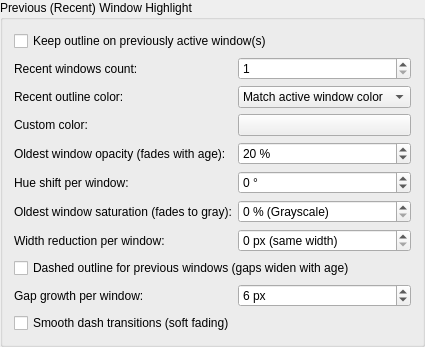
        <widget class="QGroupBox" name="groupRecentWindow">
         <property name="title">
          <string>Previous (Recent) Window Highlight</string>
         </property>
         <layout class="QFormLayout" name="formLayoutRecentWindow">
          <item row="0" column="0" colspan="2">
           <widget class="QCheckBox" name="kcfg_HighlightRecentWindow">
            <property name="text">
             <string>Keep outline on previously active window(s)</string>
            </property>
            <property name="toolTip">
             <string>Draws a subdued outline around recent windows to help track focus history when multitasking or tiling windows.</string>
            </property>
           </widget>
          </item>
          <item row="1" column="0">
           <widget class="QLabel" name="label_recentWindowsCount">
            <property name="text">
             <string>Recent windows count:</string>
            </property>
            <property name="toolTip">
             <string>How many previously focused windows to highlight (1–5).</string>
            </property>
           </widget>
          </item>
          <item row="1" column="1">
           <widget class="QSpinBox" name="kcfg_RecentWindowsCount">
            <property name="toolTip">
             <string>How many previously focused windows to highlight (1–5).</string>
            </property>
            <property name="minimum">
             <number>1</number>
            </property>
            <property name="maximum">
             <number>5</number>
            </property>
            <property name="value">
             <number>1</number>
            </property>
           </widget>
          </item>
          <item row="2" column="0">
           <widget class="QLabel" name="label_recentWindowColorMode">
            <property name="text">
             <string>Recent outline color:</string>
            </property>
           </widget>
          </item>
          <item row="2" column="1">
           <widget class="QComboBox" name="kcfg_RecentWindowColorMode">
            <item>
             <property name="text">
              <string>Match active window color</string>
             </property>
            </item>
            <item>
             <property name="text">
              <string>Custom static color</string>
             </property>
            </item>
           </widget>
          </item>
          <item row="3" column="0">
           <widget class="QLabel" name="label_recentWindowCustomColor">
            <property name="text">
             <string>Custom color:</string>
            </property>
           </widget>
          </item>
          <item row="3" column="1">
           <widget class="KColorButton" name="kcfg_RecentWindowCustomColor">
            <property name="alphaChannelEnabled">
             <bool>true</bool>
            </property>
            <property name="color">
             <color alpha="255">
              <red>127</red>
              <green>140</green>
              <blue>141</blue>
             </color>
            </property>
           </widget>
          </item>
          <item row="4" column="0">
           <widget class="QLabel" name="label_recentWindowOpacity">
            <property name="text">
             <string>Oldest window opacity (fades with age):</string>
            </property>
            <property name="toolTip">
             <string>Sets the minimum outline opacity reached by the oldest window in the focus history (e.g. 20%). Each window in history fades progressively with age, linearly interpolating between 100% (active window) down to this floor for the oldest window.</string>
            </property>
           </widget>
          </item>
          <item row="4" column="1">
           <widget class="QSpinBox" name="kcfg_RecentWindowOpacity">
            <property name="toolTip">
             <string>Sets the minimum outline opacity reached by the oldest window in the focus history (e.g. 20%). Each window in history fades progressively with age, linearly interpolating between 100% (active window) down to this floor for the oldest window.</string>
            </property>
            <property name="minimum">
             <number>5</number>
            </property>
            <property name="maximum">
             <number>100</number>
            </property>
            <property name="singleStep">
             <number>5</number>
            </property>
            <property name="value">
             <number>20</number>
            </property>
            <property name="suffix">
             <string> %</string>
            </property>
           </widget>
          </item>
          <item row="5" column="0">
           <widget class="QLabel" name="label_recentWindowHueShift">
            <property name="text">
             <string>Hue shift per window:</string>
            </property>
            <property name="toolTip">
             <string>Rotates the color hue for each successive previous window on the color wheel (0°: no hue change, positive: clockwise e.g. blue to purple, negative: counter-clockwise e.g. blue to green). In Match Active mode, shifting begins on the 1st recent window; in Custom Color mode, the 1st recent window keeps the exact chosen color and shifting begins on the 2nd recent window.</string>
            </property>
           </widget>
          </item>
          <item row="5" column="1">
           <widget class="QSpinBox" name="kcfg_RecentWindowHueShift">
            <property name="toolTip">
             <string>Rotates the color hue for each successive previous window on the color wheel (0°: no hue change, positive: clockwise e.g. blue to purple, negative: counter-clockwise e.g. blue to green). In Match Active mode, shifting begins on the 1st recent window; in Custom Color mode, the 1st recent window keeps the exact chosen color and shifting begins on the 2nd recent window.</string>
            </property>
            <property name="minimum">
             <number>-180</number>
            </property>
            <property name="maximum">
             <number>180</number>
            </property>
            <property name="singleStep">
             <number>5</number>
            </property>
            <property name="value">
             <number>0</number>
            </property>
            <property name="suffix">
             <string> °</string>
            </property>
            <property name="specialValueText">
             <string>0 ° (no shift)</string>
            </property>
           </widget>
          </item>
          <item row="6" column="0">
           <widget class="QLabel" name="label_recentWindowSaturation">
            <property name="text">
             <string>Oldest window saturation (fades to gray):</string>
            </property>
            <property name="toolTip">
             <string>Sets the color saturation floor reached by the oldest window in the focus history (0% = monochrome grayscale, 100% = full color). Each window in history progressively loses saturation with age, fading gradually from vibrant color into muted tones and grayscale.</string>
            </property>
           </widget>
          </item>
          <item row="6" column="1">
           <widget class="QSpinBox" name="kcfg_RecentWindowSaturation">
            <property name="toolTip">
             <string>Sets the color saturation floor reached by the oldest window in the focus history (0% = monochrome grayscale, 100% = full color). Each window in history progressively loses saturation with age, fading gradually from vibrant color into muted tones and grayscale.</string>
            </property>
            <property name="minimum">
             <number>0</number>
            </property>
            <property name="maximum">
             <number>100</number>
            </property>
            <property name="singleStep">
             <number>5</number>
            </property>
            <property name="value">
             <number>0</number>
            </property>
            <property name="suffix">
             <string> %</string>
            </property>
            <property name="specialValueText">
             <string>0 % (Grayscale)</string>
            </property>
           </widget>
          </item>
          <item row="7" column="0">
           <widget class="QLabel" name="label_recentWindowWidthReduction">
            <property name="text">
             <string>Width reduction per window:</string>
            </property>
            <property name="toolTip">
             <string>Reduces the outline border width for each successive older window by this amount in pixels (default: 0 px / same width). Once an outline reaches 1 px, it stays at 1 px.</string>
            </property>
           </widget>
          </item>
          <item row="7" column="1">
           <widget class="QSpinBox" name="kcfg_RecentWindowWidthReduction">
            <property name="toolTip">
             <string>Reduces the outline border width for each successive older window by this amount in pixels (default: 0 px / same width). Once an outline reaches 1 px, it stays at 1 px.</string>
            </property>
            <property name="minimum">
             <number>0</number>
            </property>
            <property name="maximum">
             <number>10</number>
            </property>
            <property name="singleStep">
             <number>1</number>
            </property>
            <property name="value">
             <number>0</number>
            </property>
            <property name="suffix">
             <string> px</string>
            </property>
            <property name="specialValueText">
             <string>0 px (same width)</string>
            </property>
           </widget>
          </item>
          <item row="8" column="0" colspan="2">
           <widget class="QCheckBox" name="kcfg_RecentWindowDashed">
            <property name="text">
             <string>Dashed outline for previous windows (gaps widen with age)</string>
            </property>
            <property name="toolTip">
             <string>Renders recent window outlines with a dashed line pattern instead of a solid line. Older windows in the history have progressively wider gaps between dashes.</string>
            </property>
           </widget>
          </item>
          <item row="9" column="0">
           <widget class="QLabel" name="label_recentWindowGapGrowth">
            <property name="text">
             <string>Gap growth per window:</string>
            </property>
            <property name="toolTip">
             <string>Defines how much the gap between dashes increases for each successive older window in pixels (default: 6 px). If set to 0 px, all recent windows use the same constant gap length.</string>
            </property>
           </widget>
          </item>
          <item row="9" column="1">
           <widget class="QSpinBox" name="kcfg_RecentWindowGapGrowth">
            <property name="toolTip">
             <string>Defines how much the gap between dashes increases for each successive older window in pixels (default: 6 px). If set to 0 px, all recent windows use the same constant gap length.</string>
            </property>
            <property name="minimum">
             <number>0</number>
            </property>
            <property name="maximum">
             <number>30</number>
            </property>
            <property name="singleStep">
             <number>1</number>
            </property>
            <property name="value">
             <number>6</number>
            </property>
            <property name="suffix">
             <string> px</string>
            </property>
            <property name="specialValueText">
             <string>0 px (constant gaps)</string>
            </property>
           </widget>
          </item>
          <item row="10" column="0" colspan="2">
           <widget class="QCheckBox" name="kcfg_RecentWindowDashSmooth">
            <property name="text">
             <string>Smooth dash transitions (soft fading)</string>
            </property>
            <property name="toolTip">
             <string>Applies a smooth alpha gradient fade between dashes and gaps instead of crisp cutoffs.</string>
            </property>
           </widget>
          </item>
         </layout>
        </widget>
